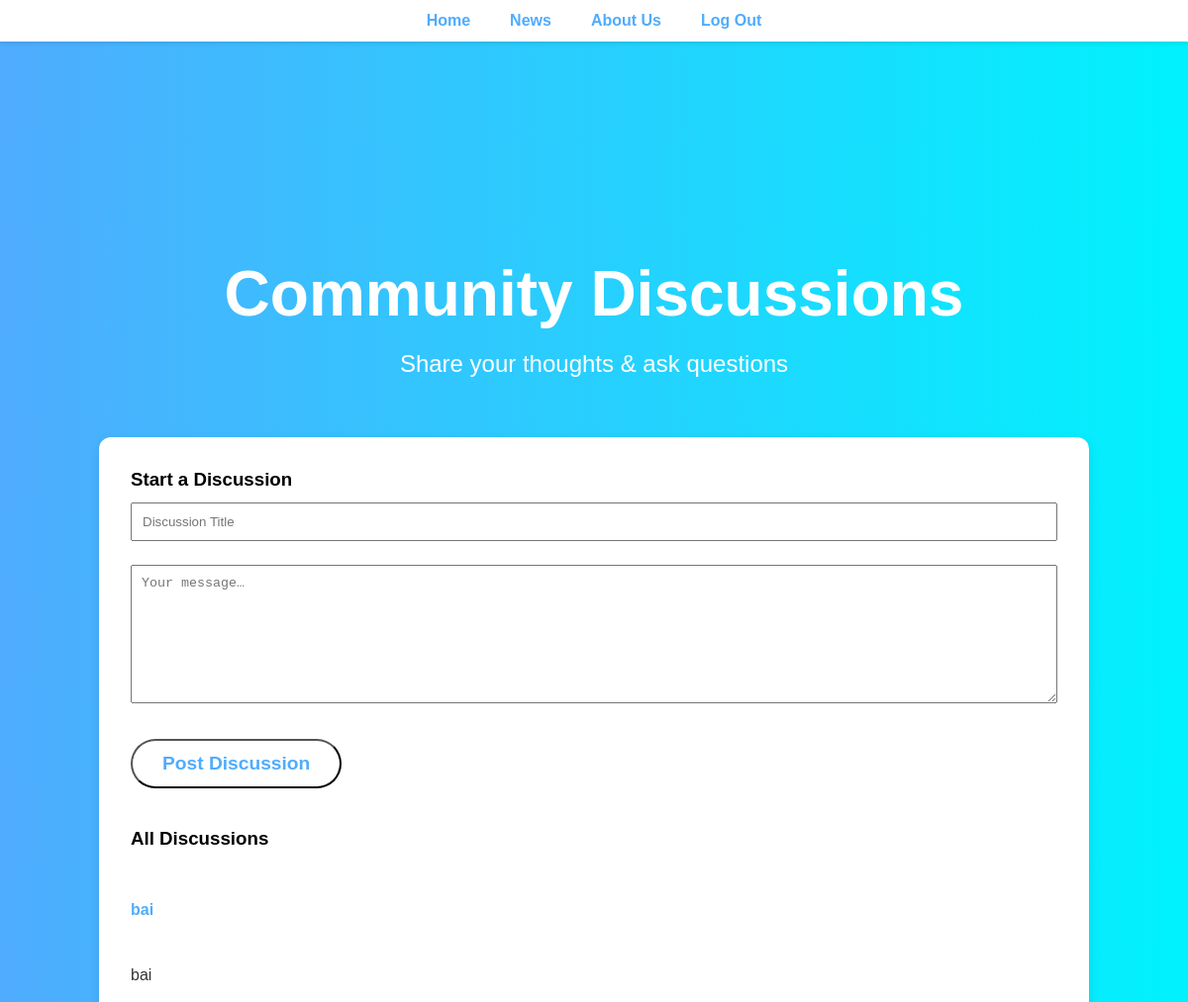
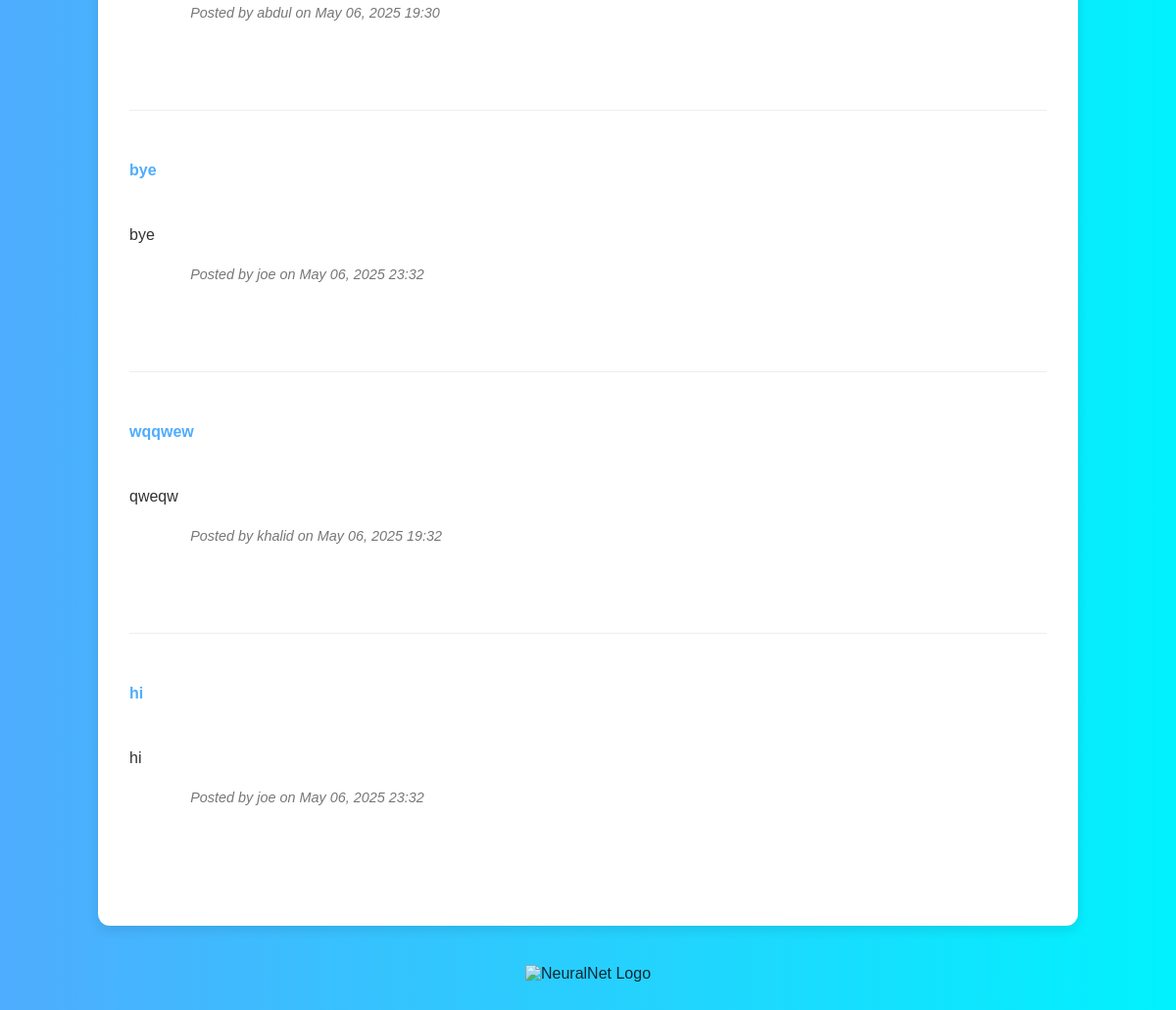
The page /forum (signed in) on the database its author committed (2 pictures, top to bottom).
### app.py (models this page shows)
class Discussion(db.Model):
    id = db.Column(db.Integer, primary_key=True)
    title = db.Column(db.String(200), nullable=False)
    content = db.Column(db.Text, nullable=False)
    username = db.Column(db.String(100), nullable=False)
    timestamp = db.Column(db.DateTime, default=datetime.utcnow)

### app.py (the view)
@app.route('/forum')
def forum():
    if 'user_id' not in session:
        return redirect(url_for('login'))
    if request.args.get('mine') == 'true':
        discussions = Discussion.query.filter_by(username=session['username']).order_by(Discussion.timestamp.desc()).all()
    else:
        discussions = Discussion.query.all()
        for i in range(1, len(discussions)):
            key = discussions[i]
            j = i - 1
        while j >= 0 and discussions[j].title.lower() > key.title.lower():
            discussions[j + 1] = discussions[j]
            j -= 1
        discussions[j + 1] = key
    return render_template("forum.html", discussions=discussions)

### templates/forum.html (shortened to what this page needs)
<!DOCTYPE html>
<html lang="en">
<head>
  <link rel="stylesheet" href="{{ url_for('static', filename='style1.css') }}">
</head>
<body class="homepage">
  <nav class="user-nav">
    <a href="{{ url_for('home') }}">Home</a>
    <a href="{{ url_for('news') }}">News</a>
    <a href="{{ url_for('about') }}">About Us</a>
    <a href="{{ url_for('index') }}">Log Out</a>
  </nav>
  <div class="hero">
    <h1 class="animate-slide">Community Discussions</h1>
    <p class="animate-fade-delayed">Share your thoughts & ask questions</p>
  </div>
  <main>
    <div class="forum-container animate-fade">
      <h3>Start a Discussion</h3>
      <form method="POST" action="/create_discussion">
        <input
          type="text"
          name="title"
          placeholder="Discussion Title"
          required
          style="width:100%; margin:12px 0; padding:10px; box-sizing:border-box;"
        />
        <textarea
          name="content"
          placeholder="Your message…"
          required
          style="width:100%; margin:12px 0; padding:10px; box-sizing:border-box; min-height:140px;"
        ></textarea>
        <button type="submit" class="btn">Post Discussion</button>
      </form>
      <div style="margin-top:40px;">
        <h3>All Discussions</h3>
        <div id="discussions-list">
          {% for post in discussions %}
          <div class="discussion-entry" id="post-{{ post.id }}">
            <h4><a href="#">{{ post.title }}</a></h4>
                <p>{{ post.content }}</p>
              <em>Posted by {{ post.username }} on {{ post.timestamp.strftime('%b %d, %Y %H:%M') }}</em>
            </div>
          {% else %}
            <p>No discussions yet.</p>
          {% endfor %}
        </div>
      </div>
    </div>
  </main>
  <footer class="footer-logo">
    <img src="https://cdn-icons-png.flaticon.com/512/4712/4712109.png" alt="NeuralNet Logo">
  </footer>
</body>
</html>

### static/style1.css (style rules this page uses)
* { margin: 0; padding: 0; box-sizing: border-box; }
body.homepage { padding-top: 100px; }
.homepage { min-height: 100vh; background: linear-gradient(to right, #4facfe, #00f2fe); display: block; font-family: 'Arial', sans-serif; overflow-x: hidden; position: relative; padding-top: 120px; }
.user-nav { position: fixed; top: 0; left: 0; width: 100%; background: white; display: flex; justify-content: center; padding: 12px 0; box-shadow: 0 2px 4px rgba(0,0,0,0.1); z-index: 1000; }
.user-nav a { margin: 0 20px; color: #4facfe; text-decoration: none; font-weight: bold; }
.hero { display: flex; flex-direction: column; align-items: center; justify-content: center; z-index: 1; margin-top: 72px; }
.hero h1 { font-size: 4rem; color: white; margin-bottom: 10px; }
.hero p { font-size: 1.5rem; color: white; margin: 10px 0 20px; }
.btn { margin-top: 20px; padding: 12px 30px; background: white; color: #4facfe; font-weight: bold; text-decoration: none; border-radius: 30px; font-size: 1.2rem; transition: all 0.3s ease; }
.animate-slide { opacity: 0; animation: slideInFromTop 2s ease forwards; }
.animate-fade, .animate-fade-delayed { opacity: 0; animation: fadeIn 2s ease forwards; }
.animate-fade-delayed { animation-delay: 1s; }
.footer-logo { text-align: center; margin: 30px 0; }
.footer-logo img { width: 50px; opacity: 0.8; }
body.homepage .hero { margin-top: 160px; }

### templates/forum.html (style rules this page uses)
.hero { margin-top: 160px; }
.forum-container { background: white; border-radius: 12px; padding: 32px; width: 90%; max-width: 1000px; min-height: 600px; margin: 40px auto; box-shadow: 0 4px 12px rgba(0,0,0,0.1); }
.discussion-entry { border-top: 1px solid #eee; padding: 16px 0; margin-bottom: 20px; word-wrap: break-word; overflow-wrap: break-word; white-space: pre-wrap; }
.discussion-entry:first-of-type { border-top: none; }
.discussion-entry h4 { margin: 0 0 8px; color: #4facfe; display: block; width: 100%; word-wrap: break-word; overflow-wrap: break-word; }
.discussion-entry p { margin: 4px 0; color: #333; word-wrap: break-word; overflow-wrap: break-word; white-space: pre-wrap; }
.discussion-entry em { margin: 10px 0 4px; color: #777; font-size: 0.9rem; }
.discussion-entry a { color: #4facfe; text-decoration: none; font-weight: 600; }

### rows shown on the page
Discussion: title "bai", content "bai", username "abdul", timestamp "May 06, 2025 19:30"
Discussion: title "bye", content "bye", username "joe", timestamp "May 06, 2025 23:32"
Discussion: title "wqqwew", content "qweqw", username "khalid", timestamp "May 06, 2025 19:32"
Discussion: title "hi", content "hi", username "joe", timestamp "May 06, 2025 23:32"
